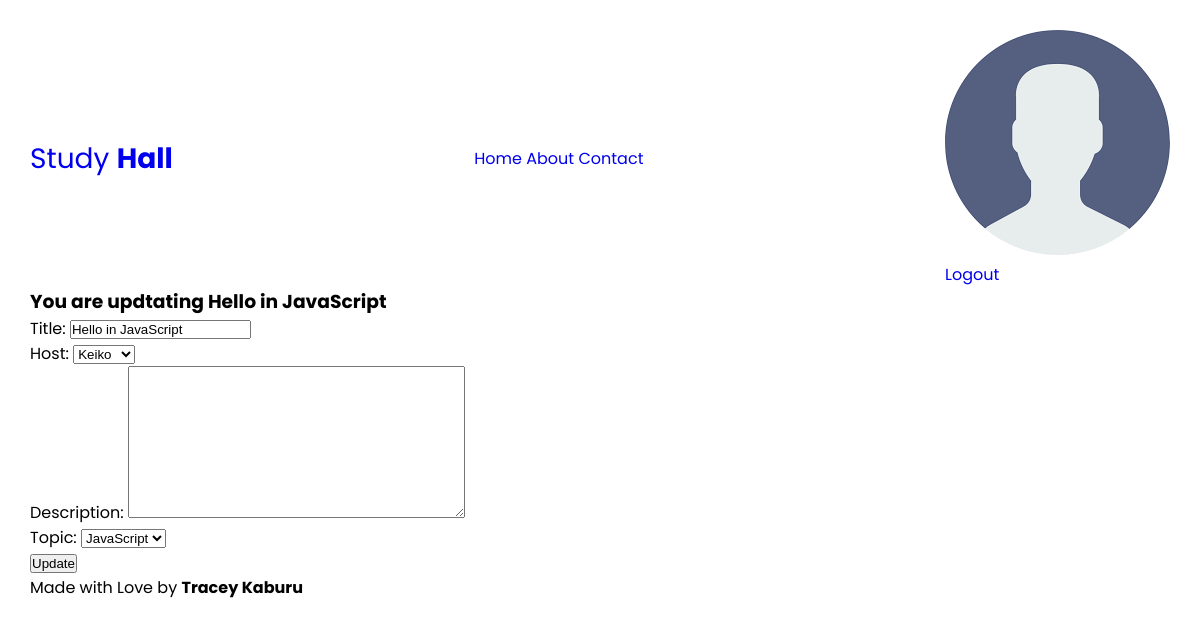
Page /update-room/Hello in JavaScript (signed in) on the earlier database version.
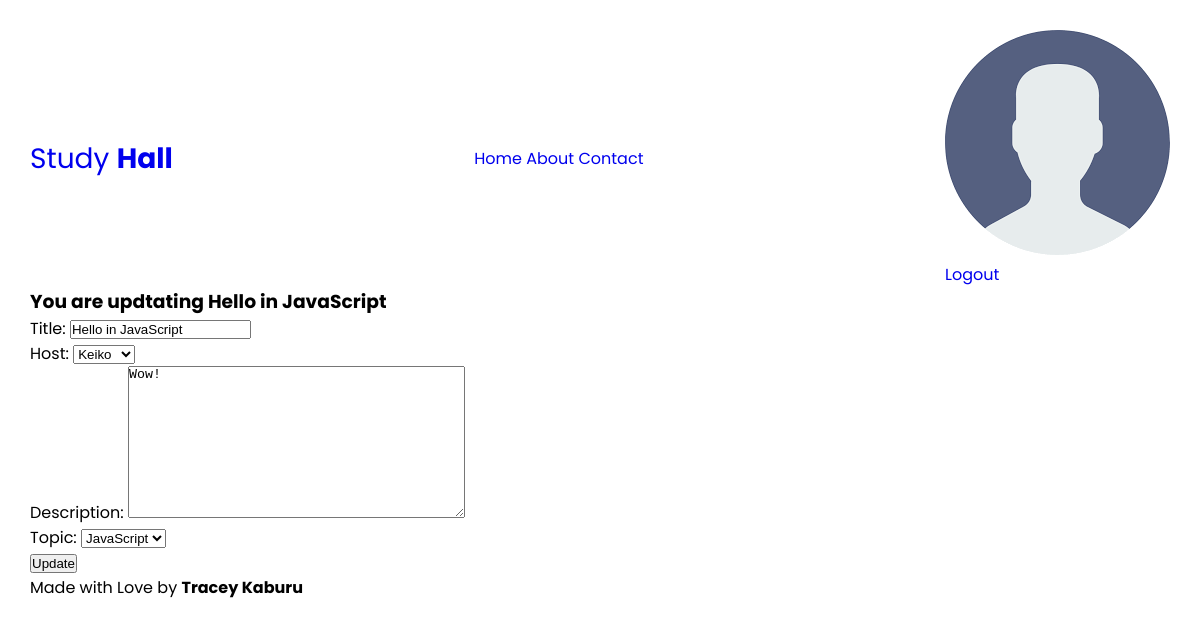
Same page on the later database version.
### StudyHall/models.py (models this page shows, shortened)
class Room(models.Model):
    title = models.CharField(max_length=100)
    host = models.ForeignKey(User, on_delete=models.SET_NULL, null=True)
    description = models.TextField(null=True, blank=True)
    topic = models.ForeignKey('Topics', on_delete=models.SET_NULL, null=True)
    room_chats = models.ManyToManyField('RoomChats', related_name='room_chats', blank=True)
    members = models.ManyToManyField(User, related_name='members', blank=True)
    updated_on = models.DateTimeField(auto_now=True) # Every time there is activity in the room
    created_on = models.DateTimeField(auto_now_add=True)
    class meta:
        ordering = ['-updated_on', '-created_on']

### StudyHall/views.py (the view)
# urls.py: path('update-room/<str:room_title>', UpdateRoom.as_view(), name='update-room'),
class UpdateRoom(LoginRequiredMixin, UpdateView):
    model = Room
    fields = ['title', 'host', 'description', 'topic']
    template_name = 'studyHall/update-room.html'
    login_url = reverse_lazy('login')
    success_url = reverse_lazy('home')
    def get_object(self, queryset=None):
        room_title = self.kwargs['room_title']
        return Room.objects.get(title=room_title)

### StudyHall/models.py (called while the page is built)
    def __str__(self):
        return self.name

### StudyHall/templates/StudyHall/update-room.html (shortened to what this page needs)
{% extends 'StudyHall/index.html' %}
{% block content %}
<div class="new-room">
    <h3>You are updtating {{room.title}} </h3>
    <form method="post">
        {{form.as_p}}
        <button type="submit">Update</button>
    </form>
</div>
{% endblock %}

Differences in the rows shown:
changed Room "Hello in JavaScript": description (not shown) → "Wow!"
